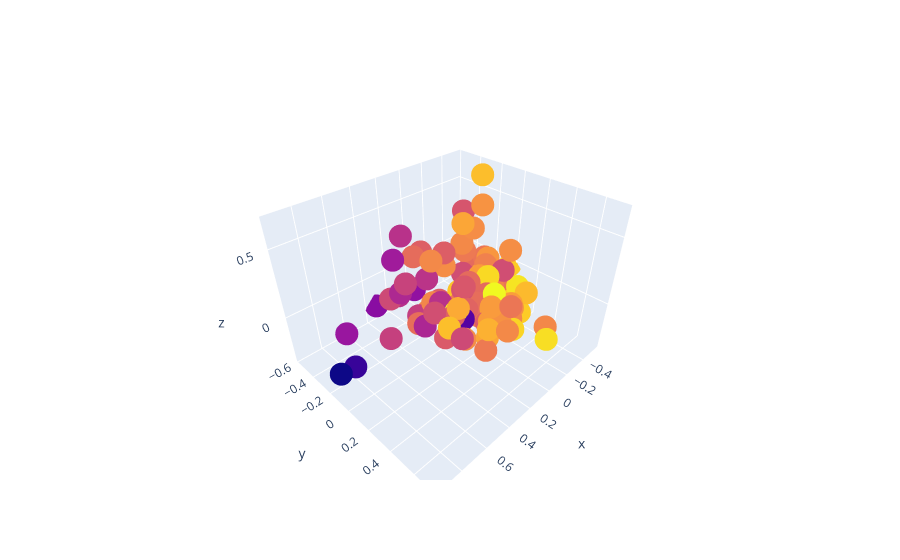

Write notebook code for a chart like this one.
### Code cell
plot_pca_important_features()

### Figure 1 — Plotly figure (JSON) as saved in the notebook; plotly's stock layout.template omitted (floating-point values rounded to 4 significant figures)
{"data": [{"marker": {"color": [0.825, 0.694, 0.66, 0.617, 0.609, 0.904, 0.64, 0.726, 0.853, 0.735, 0.732, 0.653, 0.679, 0.774, 0.833, 0.627, 0.696, 0.461, 0.72, 0.779, 0.543, 0.6, 0.358, 0.857, 0.744, 0.706, 0.624, 0.584, 0.748, 0.707, 0.768, 0.681, 0.671, 0.736, 0.771, 0.629, 0.809, 0.577, 0.869, 0.548, 0.599, 0.676, 0.893, 0.746, 0.755, 0.746, 0.736, 0.852, 0.927, 0.768, 0.744, 0.927, 0.476, 0.644, 0.791, 0.684, 0.703, 0.704, 0.743, 0.818, 0.637, 0.683, 0.876, 0.448, 0.741, 0.775, 0.314, 0.734, 0.747, 0.77, 0.516, 0.841, 0.798, 0.611, 0.697, 0.52, 0.698, 0.647, 0.773, 0.731, 0.721, 0.761, 0.673, 0.648, 0.832, 0.752, 0.49, 0.608, 0.573, 0.544, 0.789, 0.855, 0.708, 0.744, 0.884, 0.675, 0.542, 0.731, 0.658, 0.258], "size": 8}, "mode": "markers", "text": ["Ed Sheeran - Shape of You", "Luis Fonsi - Despacito - Remix", "Luis Fonsi - Despacito (Featuring Daddy Yankee)", "The Chainsmokers - Something Just Like This", "DJ Khaled - I'm the One", "Kendrick Lamar - HUMBLE.", "Kygo - It Ain't Me (with Selena Gomez)", "French Montana - Unforgettable", "Bruno Mars - That's What I Like", "ZAYN - I Don’t Wanna Live Forever (Fifty Shades Darker) - From \"Fifty Shades Darker (Original Motion Picture Soundtrack)\"", "Lil Uzi Vert - XO TOUR Llif3", "The Chainsmokers - Paris", "Zedd - Stay (with Alessia Cara)", "Charlie Puth - Attention", "Future - Mask Off", "Post Malone - Congratulations", "Jason Derulo - Swalla (feat. Nicki Minaj & Ty Dolla $ign)", "Ed Sheeran - Castle on the Hill", "Clean Bandit - Rockabye (feat. Sean Paul & Anne-Marie)", "Imagine Dragons - Believer", "J Balvin - Mi Gente", "Imagine Dragons - Thunder", "James Arthur - Say You Won't Let Go", "Shawn Mendes - There's Nothing Holdin' Me Back", "Danny Ocean - Me Rehúso", "Julia Michaels - Issues", "Ed Sheeran - Galway Girl", "Martin Garrix - Scared to Be Lonely", "The Chainsmokers - Closer", "Clean Bandit - Symphony (feat. Zara Larsson)", "The Weeknd - I Feel It Coming", "The Weeknd - Starboy", "DJ Khaled - Wild Thoughts", "Calvin Harris - Slide", "Dua Lipa - New Rules", "Logic - 1-800-273-8255", "Drake - Passionfruit", "Post Malone - rockstar", "Liam Payne - Strip That Down", "David Guetta - 2U (feat. Justin Bieber)", "Ed Sheeran - Perfect", "Starley - Call On Me - Ryan Riback Extended Remix", "Calvin Harris - Feels", "Jonas Blue - Mama", "Maluma - Felices los 4", "KYLE - iSpy (feat. Lil Yachty)", "Khalid - Location", "Shakira - Chantaje", "Migos - Bad and Boujee (feat. Lil Uzi Vert)", "Camila Cabello - Havana", "Martin Jensen - Solo Dance", "Drake - Fake Love", "DJ Snake - Let Me Love You", "Axwell /\\ Ingrosso - More Than You Know", "Drake - One Dance", "Enrique Iglesias - SUBEME LA RADIO", "Maggie Lindemann - Pretty Girl - Cheat Codes X CADE Remix", "Demi Lovato - Sorry Not Sorry", "Childish Gambino - Redbone", "Bruno Mars - 24K Magic", "Kendrick Lamar - DNA.", "Nicky Jam - El Amante", "Jax Jones - You Don't Know Me - Radio Edit", "Katy Perry - Chained To The Rhythm", "Cheat Codes - No Promises (feat. Demi Lovato)", "Maroon 5 - Don't Wanna Know (feat. Kendrick Lamar)", "Alessia Cara - How Far I'll Go - From \"Moana\"", "Niall Horan - Slow Hands", "Wisin - Escápate Conmigo", "Big Sean - Bounce Back", "Harry Styles - Sign of the Times", "Travis Scott - goosebumps", "Khalid - Young Dumb & Broke", "Martin Garrix - There for You", "Maroon 5 - Cold (feat. Future)", "Marshmello - Silence", "Sam Smith - Too Good At Goodbyes", "Steve Aoki - Just Hold On", "Taylor Swift - Look What You Made Me Do", "Macklemore - Glorious (feat. Skylar Grey)", "Hailee Steinfeld - Starving", "CNCO - Reggaetón Lento (Bailemos)", "AJR - Weak", "Ariana Grande - Side To Side", "Zion & Lennox - Otra Vez (feat. J Balvin)", "Lauv - I Like Me Better", "Martin Garrix - In the Name of Love", "Major Lazer - Cold Water (feat. Justin Bieber & MØ)", "Miley Cyrus - Malibu", "The Vamps - All Night", "Alok - Hear Me Now", "Rita Ora - Your Song", "Chris Jeday - Ahora Dice", "Justin Bieber - Friends (with BloodPop®)", "21 Savage - Bank Account", "Machine Gun Kelly - Bad Things (with Camila Cabello)", "The Chainsmokers - Don't Let Me Down", "Sam Hunt - Body Like A Back Road", "Halsey - Now Or Never", "ZAYN - Dusk Till Dawn - Radio Edit"], "type": "scatter3d", "x": [-0.4871, -0.4454, -0.1321, 0.06337, -0.3344, 0.1248, 0.05232, -0.3361, -0.2536, 0.46, 0.1458, 0.2121, -0.01416, -0.2994, 0.3731, -0.03802, -0.3958, 0.1112, -0.3271, -0.2652, 0.2086, 0.307, 0.1575, -0.5395, -0.08536, 0.2124, -0.3946, 0.4667, -0.1414, 0.07819, -0.2756, 0.2665, -0.1602, -0.1601, -0.1918, 0.1355, 0.1708, 0.6269, -0.031, 0.1391, 0.4014, -0.3239, -0.5175, -0.1918, -0.3955, -0.3073, 0.1434, -0.5423, 0.1856, 0.08984, -0.02389, -0.04063, 0.6757, -0.03898, 0.03409, -0.3, -0.308, -0.198, 0.2506, -0.2958, 0.2972, 0.01711, -0.2268, 0.3345, -0.1124, -0.05079, 0.7886, -0.2671, -0.4455, 0.107, 0.3927, -0.01208, 0.1855, 0.3374, -0.08653, 0.3026, 0.07366, -0.03645, -0.005397, 0.1038, -0.08867, -0.398, -0.09177, 0.03443, -0.3971, 0.06082, 0.5344, -0.1163, 0.211, 0.1253, 0.1585, -0.4339, 0.1345, -0.2436, 0.06928, 0.2543, 0.1928, -0.05779, 0.1074, 0.9461], "y": [0.1831, -0.05507, -0.3975, 0.05196, 0.06936, 0.08901, 0.2602, -0.02, 0.1693, 0.1874, -0.2009, 0.1162, 0.1205, 0.191, 0.2392, -0.2884, -0.161, -0.3875, -0.08774, -0.1485, -0.006962, -0.4198, 0.1506, -0.09433, -0.02546, 0.3986, -0.383, -0.03618, 0.3165, 0.04413, -0.02701, -0.1713, 0.07377, -0.1717, -0.02646, 0.1331, 0.3761, -0.008674, 0.4149, -0.2156, 0.3739, -0.2231, 0.07865, -0.01703, -0.2002, 0.139, 0.4998, -0.03113, 0.1136, 0.3149, -0.2102, 0.2364, -0.4524, -0.2271, 0.01724, -0.08305, -0.2485, -0.1807, 0.2574, -0.0856, 0.1278, -0.2867, 0.02171, -0.5691, 0.0663, 0.2091, -0.2014, 0.5099, -0.09629, 0.3364, 0.04224, -0.05386, 0.1321, 0.07329, 0.0853, -0.3045, 0.4574, -0.2796, -0.0005206, -0.1988, 0.1655, -0.1287, -0.03335, -0.3889, -0.2138, 0.3734, -0.05109, -0.1201, -0.234, -0.4895, 0.3619, 0.1771, -0.1118, -0.1457, 0.7226, -0.2088, -0.4717, 0.3714, 0.1343, -0.1033], "z": [-0.1499, -0.146, -0.3455, 0.08836, 0.06684, -0.153, -0.07692, -0.1151, -0.2149, 0.5407, -0.1796, -0.01511, -0.02789, -0.145, 0.05423, 0.1007, 0.05339, -0.1069, 0.04734, -0.09852, 0.02849, -0.1069, -0.05043, -0.2559, -0.1953, -0.1272, 0.3538, 0.2874, -0.02924, -0.01893, -0.07641, -0.2116, -0.04747, 0.2588, 0.0424, 0.1864, 0.002545, -0.02517, -0.09151, 0.08252, 0.07066, 0.02889, -0.1587, -0.2125, 0.461, 0.27, 0.04934, -0.02898, 0.009502, -0.01516, 0.1185, 0.09444, -0.2276, 0.2089, 0.549, -0.07425, -0.1968, 0.1818, -0.09917, -0.002881, -0.1388, -0.2424, 0.0423, -0.2339, -0.1006, -0.04678, -0.2872, -0.155, -0.162, 0.1229, -0.03473, -0.0139, 0.0427, 0.05689, -0.204, 0.002409, 0.1725, -0.2236, -0.08242, -0.1299, -0.06064, 0.05669, 0.03027, 0.1802, 0.6766, 0.02057, 0.475, 0.05491, -0.2079, 0.3029, -0.07886, -0.3046, -0.1012, 0.3556, 0.07622, 0.3108, -0.1633, -0.04309, -0.005821, -0.1681]}], "layout": {}}
